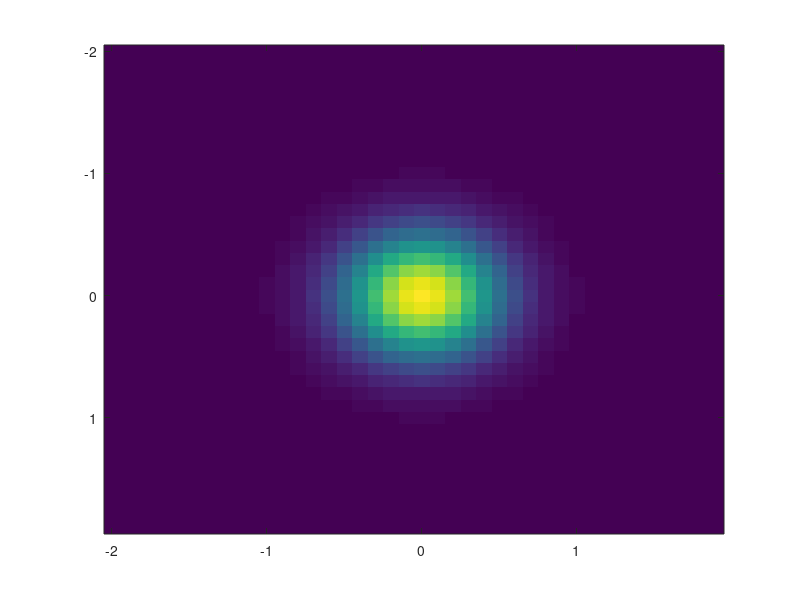
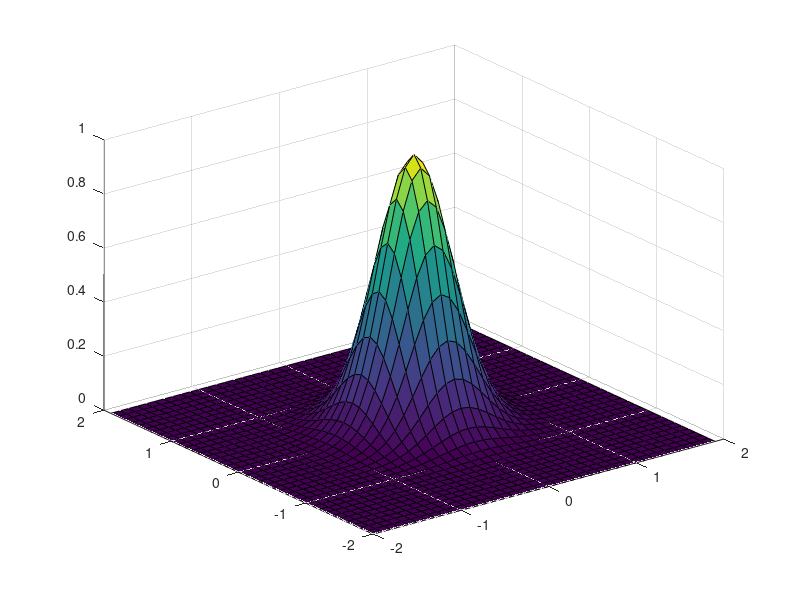
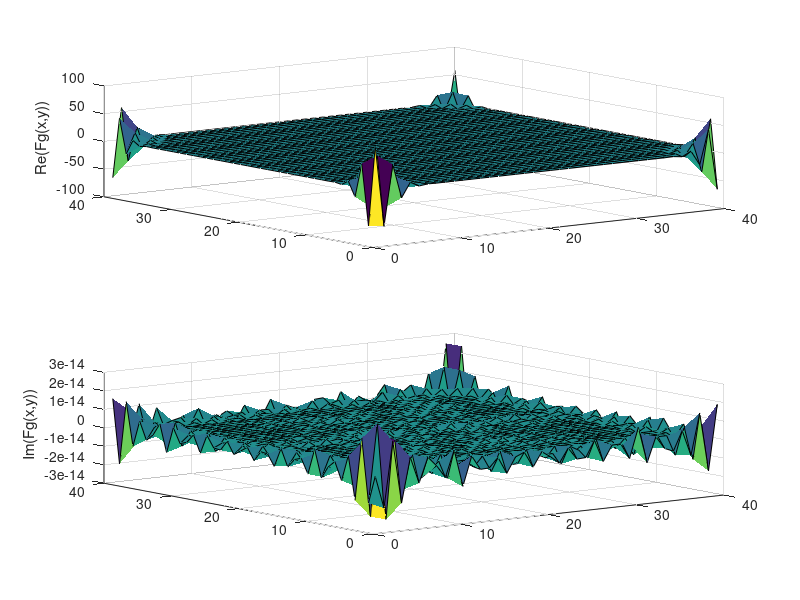
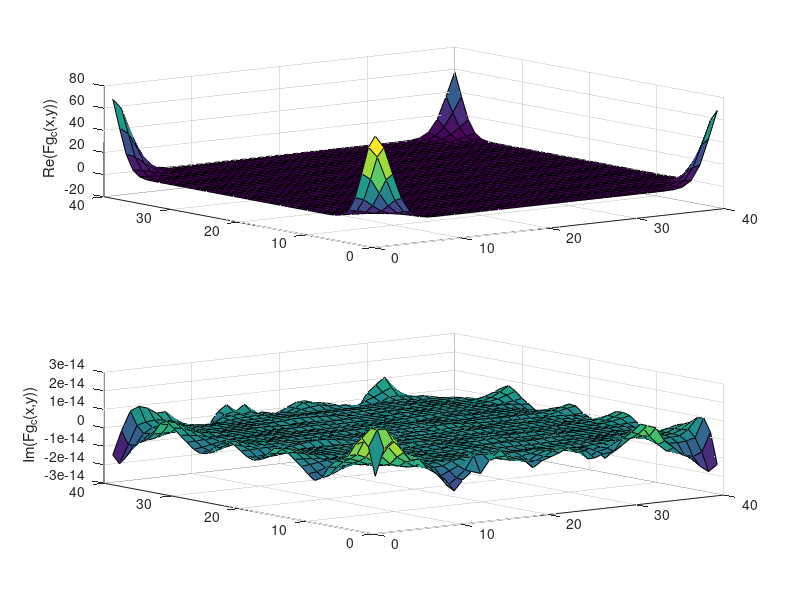

The MATLAB script that drew these images, in order:

Dx=0.1; x=(-2:Dx:2-Dx)'; [xx,yy]=meshgrid(x); a=0.5; g=exp(-(xx.^2+yy.^2)/(a^2));

figure,imagesc(x,x,g); figure,surf(x,x,g)

Fg = fft2(g);

figure
subplot(211)
surf(real(Fg))
zlabel('Re(Fg(x,y))')
subplot(212)
surf(imag(Fg))
zlabel('Im(Fg(x,y))')

g_c = ifftshift(g);

Fg_c = fft2(g_c);
figure
subplot(211)
surf(real(Fg_c))
zlabel('Re(Fg_c(x,y))')
subplot(212)
surf(imag(Fg_c))
zlabel('Im(Fg_c(x,y))')

N = size(xx,1); Du = 1/(N*Dx);
[uu,vv] = meshgrid(((0:N-1)-N/2)*Du);
Fg_c = fftshift(Fg_c);
Fg_c=Fg_c*Dx*Dx;
figure,surf(uu,vv,abs(Fg_c))